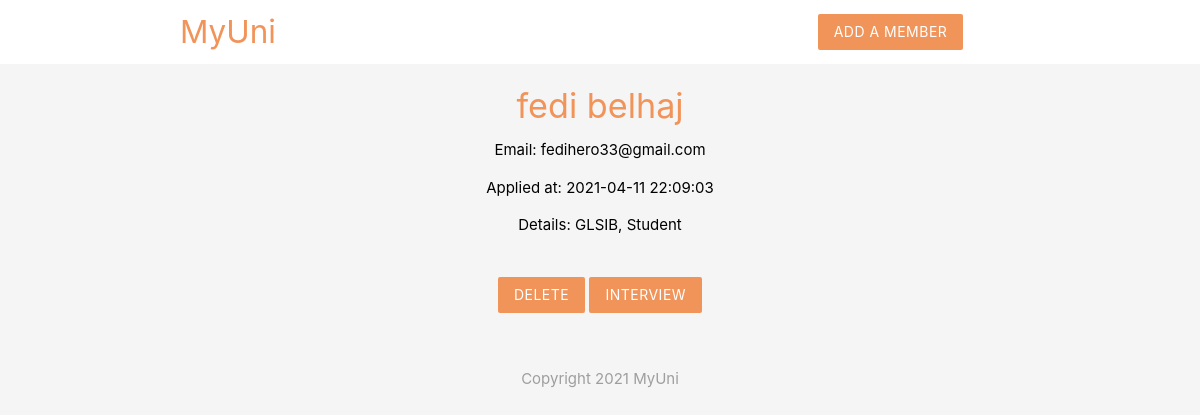
/details.php?id=10, run on the app's committed database.
### tables this page shows
CREATE TABLE `club_members` (
  `id` int(11) NOT NULL,
  `name` varchar(255) NOT NULL,
  `email` varchar(255) NOT NULL,
  `ingredients` varchar(255) NOT NULL,
  `created_at` timestamp NOT NULL DEFAULT current_timestamp()
);

### details.php (the view, shortened to what this page needs)
<?php
include('config/db_connect.php');
include('templates/header.php');
if (isset($_GET['id'])) {
  $id = mysqli_real_escape_string($conn, $_GET['id']);
  $sql = "SELECT * FROM club_members WHERE id = '$id'";
  $result = mysqli_query($conn, $sql);
  $row = mysqli_fetch_assoc($result);
}
?>
<!DOCTYPE html>
<html lang="en" dir="ltr">
<div class="container center black-text">
  <?php if ($row) : ?>
    <h4 class="brand-text"><?php echo htmlspecialchars($row['name']) ?></h4>
    <p>Email: <?php echo htmlspecialchars($row['email']) ?></p>
    <p>Applied at: <?php echo date($row['created_at']) ?></p>
    <p>Details: <?php echo htmlspecialchars($row['ingredients']) ?></p>
  <?php else : ?>
  <?php endif; ?>
  <form action="<?php echo $_SERVER['PHP_SELF']?>" method="post">
    <input type="submit" name="delete" value="Delete" class="btn brand z-depth-0">
    <a target="_blank" href="http://meet.google.com/new"><input type="button" name="interview" value="Interview" class="btn brand z-depth-0"></a>
  </form>
</div>
<?php
include('templates/footer.php');
?>
</html>

### templates/header.php (style rules this page uses)
.brand { background: #F1945A !important; }
.brand-text { color: #F1945A !important; }
form { max-width: 400px; margin : 20px auto; padding: 20px; }

### data on the page
club_members: name "fedi belhaj", email "fedihero33@gmail.com", created_at "2021-04-11 22:09:03", ingredients "GLSIB, Student"
